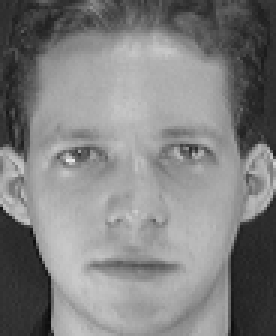
#> input picture FaceDB_orl/001/01.png, 92 x 112 px (shown 3 times larger); its folder holds 3 pictures in this run
$ python pca.py
#> lines starting #> are read from the running program, lines starting #| are printed output that depends on the picture
import numpy as np
import cv2
import os, random


def get_images(path):
#> called with path = './FaceDB_orl/001'
    image_list = []
    for parent, dirnames, filenames in os.walk(path):
        for filename in filenames:
            if filename.lower().endswith(('png')):
                image_list.append(os.path.join(parent, filename))
    return image_list


def load_images(path=u'./FaceDB_orl', split_rate=0.8):  # 加载图像集，随机选择sampleCount张图片用于训练
    data = []  # 单个文件夹下的数据集
    x_train = [] # 总训练集
    x_test = []  # 总测试集
    y_train = []    # 总训练集的标签
    y_test = []     # 总测试集的标签

    # 遍历40个文件夹
    for k in range(40):
        folder = os.path.join(path, '%03d' % (k + 1))   # 当前文件夹

        data = [cv2.imread(image, 0) for image in get_images(folder)]   # ① cv2.imread()读取灰度图，0表示灰度图模式
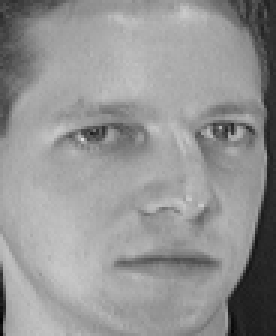
#> input picture FaceDB_orl/001/02.png, 92 x 112 px (shown 3 times larger)
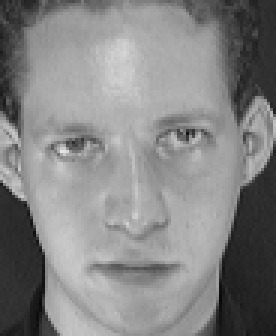
#> input picture FaceDB_orl/001/03.png, 92 x 112 px (shown 3 times larger)
#> data = 3 items

        data_train_num = int(np.array(data).shape[0] * split_rate)
#> data_train_num = 2

        data_train_indexs = random.sample(range(10), data_train_num)  # random.data_train_indexs()从0-9中随机选择sampleCount个元素，return a new list
#> data_train_indexs = [6, 9]

#> (the run stopped early here; a loop or call above may not have finished)
